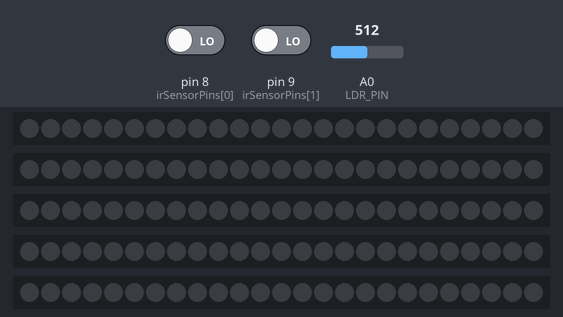
A sketch run on a simulated Arduino Uno, built with avr-gcc and run on an emulated ATmega328P. On the bench: 5 × 25 RGB LEDs in strip order, left to right. The test bench sets the inputs (shaded band); at power-on: A0 (LDR_PIN) = 512, pin 8 (irSensorPins[0]) LOW, pin 9 (irSensorPins[1]) LOW. Dim RGB values are drawn brighter than linear.

Above: at 1.2 s.
1.3 s: A0 (LDR_PIN) set to 484
At 2.4 s:
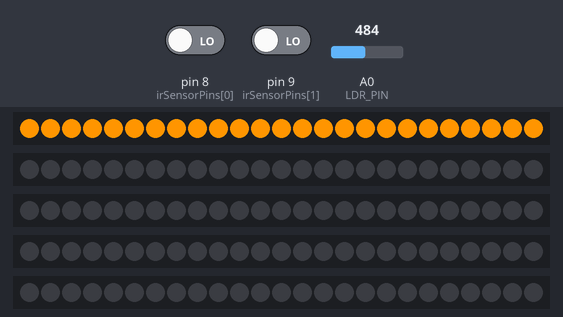
2.8 s: A0 (LDR_PIN) set to 510
At 3.4 s:
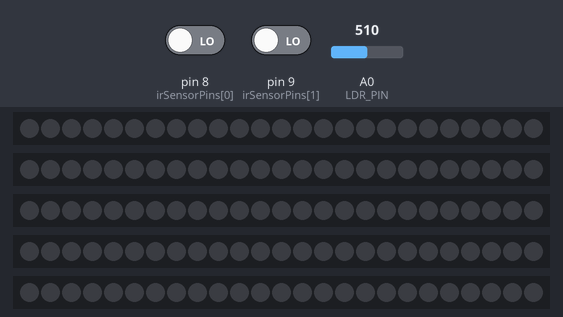
4.3 s: A0 (LDR_PIN) set to 490
At 4.7 s:
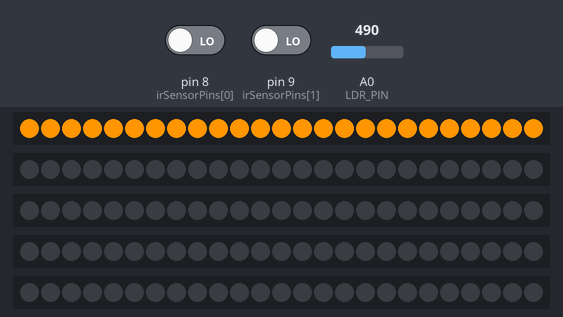
5.8 s: pin 8 (irSensorPins[0]) driven HIGH
At 7.0 s:
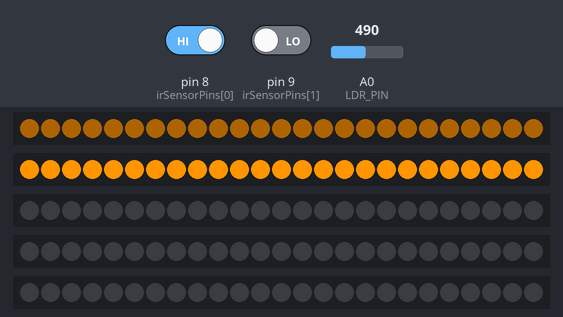
Timing chart, 0 to 8.3 s (numbered marks = the images above; inputs shaded):
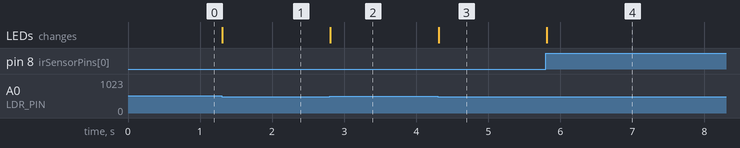

Measured:
- the behaviour switches between 500 and 499 on A0 (LDR_PIN) (found by bisection; images 0 and 1)
- after the input at 1.3 s, the LEDs: change at once (image 1)
- after the input at 2.8 s, the LEDs: change at once (image 2)
- after the input at 4.3 s, the LEDs: change at once (image 3)
- after the input at 5.8 s, the LEDs: change at once (image 4)

The sketch:

staircase.ino
```cpp
#include <Adafruit_NeoPixel.h>

#define NUM_LEDS 25  // Number of LEDs per strip
#define NUM_STRIPS 5 // Total number of LED strips
#define LDR_PIN A0   // LDR connected to analog pin A0

// Define digital pins for LED strips and IR sensors
const int stripPins[NUM_STRIPS] = {2, 3, 4, 5, 6};
const int irSensorPins[NUM_STRIPS] = {8,9,10,11,12}; // IR sensors for each step

// Create an array of NeoPixel objects
Adafruit_NeoPixel strips[NUM_STRIPS] = {
    Adafruit_NeoPixel(NUM_LEDS, stripPins[0], NEO_GRB + NEO_KHZ800),
    Adafruit_NeoPixel(NUM_LEDS, stripPins[1], NEO_GRB + NEO_KHZ800),
    Adafruit_NeoPixel(NUM_LEDS, stripPins[2], NEO_GRB + NEO_KHZ800),
    Adafruit_NeoPixel(NUM_LEDS, stripPins[3], NEO_GRB + NEO_KHZ800),
    Adafruit_NeoPixel(NUM_LEDS, stripPins[4], NEO_GRB + NEO_KHZ800)

};

// Brightness levels
const int FULL_BRIGHTNESS = 255;
const int DIM_BRIGHTNESS = 50;
const int OFF_BRIGHTNESS = 0;

const int ldrThreshold = 500; // Adjust based on your room brightness
int lastActivatedStep = -1;

void setup() {
    Serial.begin(9600);

    for (int i = 0; i < NUM_STRIPS; i++) {
        pinMode(irSensorPins[i], INPUT);
        strips[i].begin();
        strips[i].clear();
        strips[i].show();
    }

    pinMode(LDR_PIN, INPUT);
}

void loop() {
    int ldrValue = analogRead(LDR_PIN);
    bool isDark = (ldrValue < ldrThreshold);
    bool motionDetected = false;

    // Only check motion if it's dark
    if (isDark) {
        for (int i = 0; i < NUM_STRIPS; i++) {
            if (digitalRead(irSensorPins[i]) == LOW) {
                lastActivatedStep = i;
                motionDetected = true;
                break;
            }
        }
    }

    if (!motionDetected) {
        turnOffAllLEDs();
        lastActivatedStep = -1;
    } else {
        for (int i = 0; i < NUM_STRIPS; i++) {
            int brightness;
            if (i == lastActivatedStep) {
                brightness = FULL_BRIGHTNESS;
            } else if (i == lastActivatedStep - 1) {
                brightness = DIM_BRIGHTNESS;
            } else {
                brightness = OFF_BRIGHTNESS;
            }

            for (int j = 0; j < NUM_LEDS; j++) {
                uint8_t r = (255 * brightness) / 255;
                uint8_t g = (150 * brightness) / 255;
                uint8_t b = (0 * brightness) / 255;

                strips[i].setPixelColor(j, strips[i].Color(r, g, b));
            }
            strips[i].show();
        }
    }
}

void turnOffAllLEDs() {
    for (int i = 0; i < NUM_STRIPS; i++) {
        strips[i].clear();
        strips[i].show();
    }
}
```
